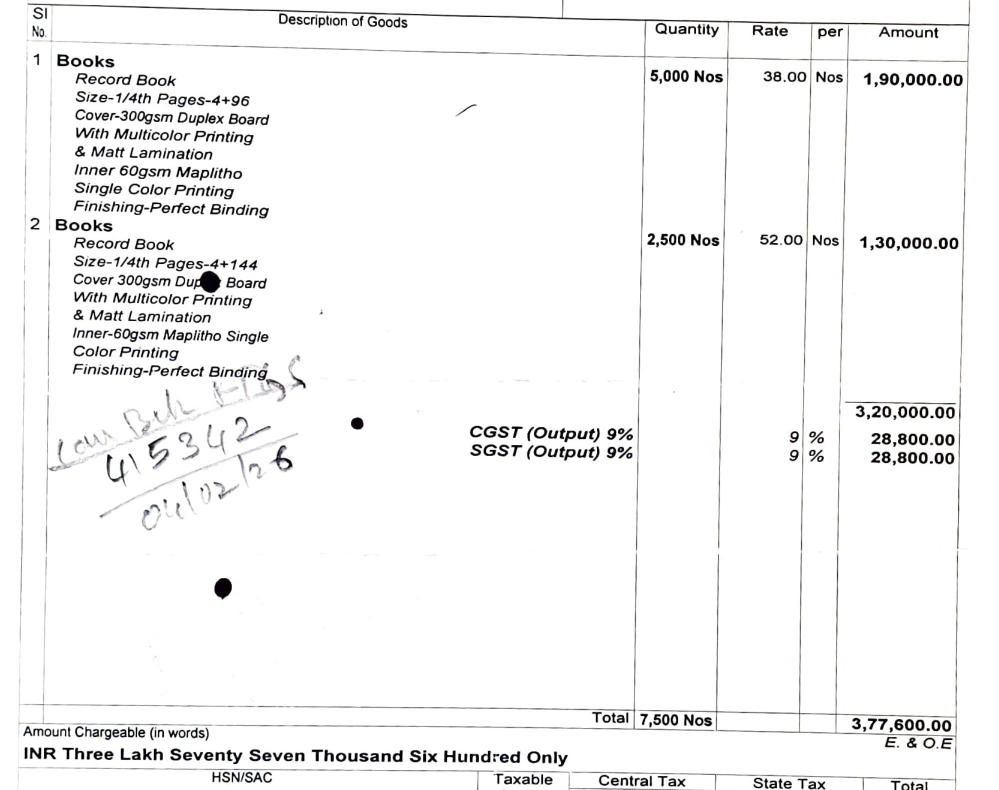
#> input picture Prototype/training data/diff_img/4.jpg, 1998 x 1580 px, found by its file name (shown at 1/2 size); its folder holds 5 pictures in this run
$ jupyter execute --allow-errors finalRuleBased.ipynb   (shell and % lines are left out)
#> lines starting #> are read from the running program, lines starting #| are printed output that depends on the picture; after the words box and inside, x2 and y2 are one past the last pixel; in counts of white or black regions, pixels touching at a corner belong together
# display version of python used

# import the libary

[cell 1]
from paddleocr import PaddleOCR
import paddle
import cv2
import numpy as np
import os

# device used

[cell 2]
paddle.device.get_device()
#> (this line was passed over: paddle is not available in this run)

# loading image path

[cell 3]
i=4
image_path = f"D:/Anuj_S_Jain/Data/Code/Project/Society_MCE_QT/Society_MCE/Prototype/training data/diff_img/{i}.jpg"
image_path

# read img

[cell 4]
img = cv2.imread(image_path)
#> img is the input picture: shape (1580, 1998, 3); mean B, G, R 245, 245, 245.1

# run paddleocr on img

#> (a cell that did not finish here is left out)

[cell 6]
# result

# extracting the table from the img

[cell 7]
if (img is None) :
    print(f"{image_path} this is incorrect no img found")
else:

    # converting img to gray
    gray = cv2.cvtColor(img, cv2.COLOR_BGR2GRAY)
    # cv2.imwrite(f'./output/opencv/gray{i}.jpeg', gray)

    # splits the image and clahe
    # C – Contrast
    # L – Limited
    # A – Adaptive
    # H – Histogram
    # E – Equalization
    clahe = cv2.createCLAHE(clipLimit=2.0, tileGridSize=(8,8))
    gray_clahe = clahe.apply(gray)
    # cv2.imwrite(f'./output/opencv/gray_clahe{i}.jpeg', gray_clahe)

    # Better threshold (adaptive handles uneven lighting)
    thresh = cv2.adaptiveThreshold(
        gray_clahe, 255,
        cv2.ADAPTIVE_THRESH_MEAN_C,
        cv2.THRESH_BINARY_INV,
        15, 10
    )
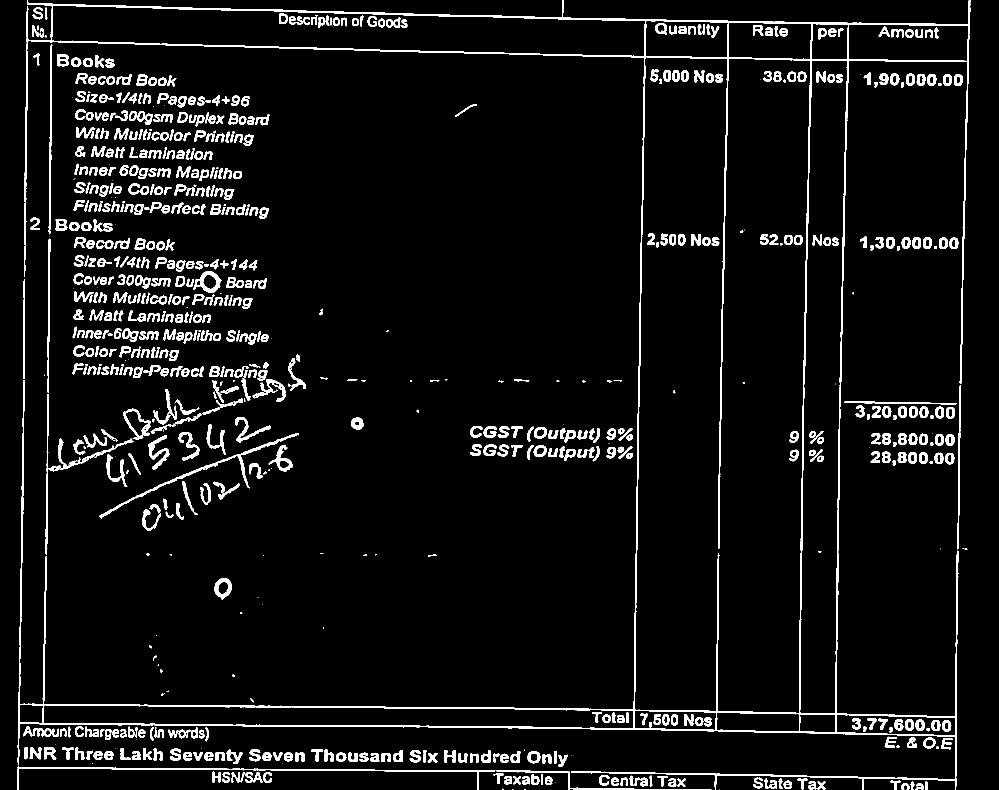
#> thresh: shape (1580, 1998) (shown at 1/2 size); 5.9% white; 788 white regions (114 under 20 px), largest, box (x1, y1, x2, y2) and area: (35, 0, 1941, 1580) 51554, (34, 1531, 991, 1580) 3137, (198, 866, 598, 1037) 2335


    # --- Horizontal lines ---
    horizontal_kernel = cv2.getStructuringElement(cv2.MORPH_RECT, (60,1))
    horizontal = cv2.morphologyEx(thresh, cv2.MORPH_OPEN, horizontal_kernel)
#> horizontal: shape (1580, 1998); 0.93% white; 10 white regions, largest, box (x1, y1, x2, y2) and area: (55, 8, 1940, 51) 6702, (63, 82, 1938, 124) 5452, (38, 1408, 1915, 1435) 5359
    # cv2.imwrite(f'./output/opencv/horizontal{i}.jpeg', horizontal)

    # connect broken horizontal lines
    horizontal = cv2.dilate(horizontal, np.ones((2,2),np.uint8), iterations=2)
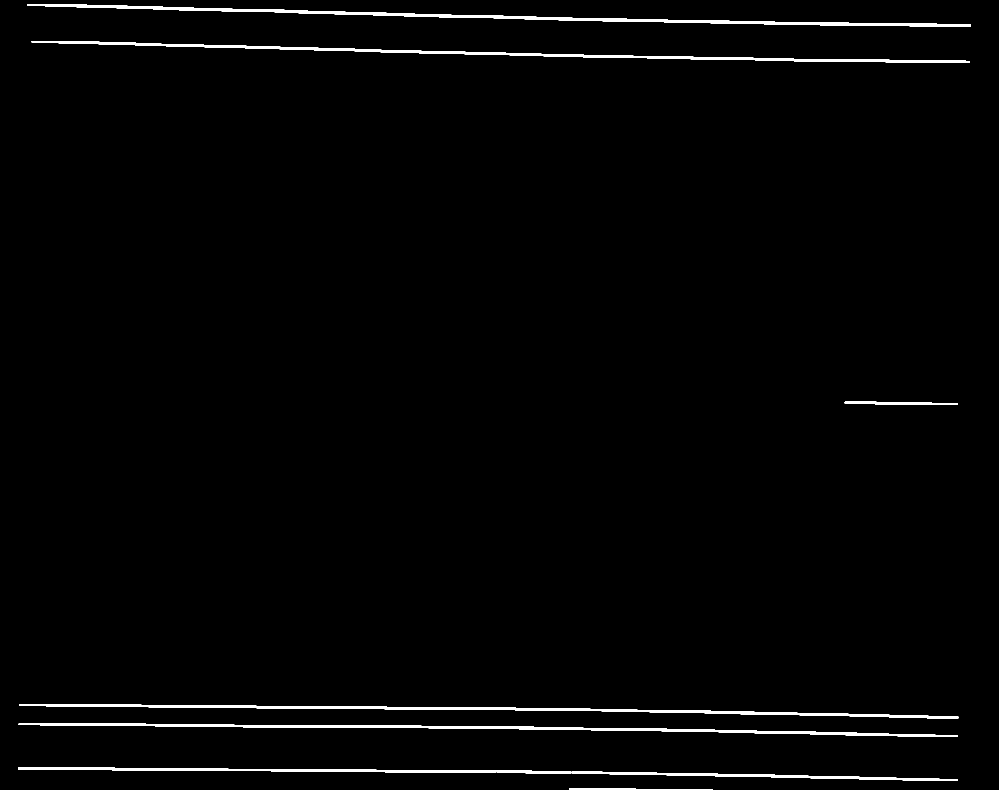
#> horizontal: shape (1580, 1998) (shown at 1/2 size); 1.6% white; 8 white regions, largest, box (x1, y1, x2, y2) and area: (55, 8, 1942, 53) 10562, (63, 82, 1940, 126) 9290, (38, 1408, 1917, 1437) 9172
    # cv2.imwrite(f'./output/opencv/horizontal_dilated{i}.jpeg', horizontal)

    # --- Vertical lines ---
    vertical_kernel = cv2.getStructuringElement(cv2.MORPH_RECT, (1,60))
    vertical = cv2.morphologyEx(thresh, cv2.MORPH_OPEN, vertical_kernel)
#> vertical: shape (1580, 1998); 0.88% white; 22 white regions, largest, box (x1, y1, x2, y2) and area: (1598, 45, 1624, 1467) 3988, (1671, 52, 1697, 1468) 3975, (1268, 40, 1291, 1461) 3794
    # cv2.imwrite(f'./output/opencv/vertical{i}.jpeg', vertical)

    # connect broken vertical lines
    vertical = cv2.dilate(vertical, np.ones((2,2),np.uint8), iterations=2)
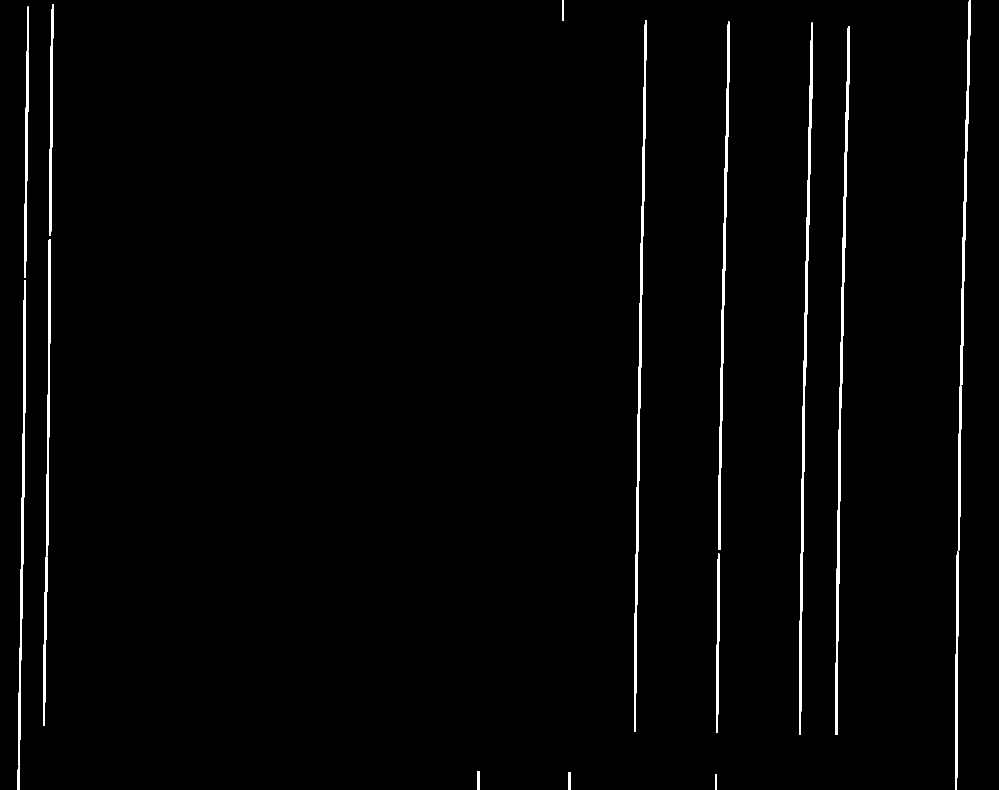
#> vertical: shape (1580, 1998) (shown at 1/2 size); 1.6% white; 19 white regions, largest, box (x1, y1, x2, y2) and area: (1598, 45, 1626, 1469) 6888, (1671, 52, 1699, 1470) 6865, (1268, 40, 1293, 1463) 6688
    # cv2.imwrite(f'./output/opencv/vertical_dilate{i}.jpeg', vertical)


    # Combine
    boxes = cv2.add(horizontal, vertical)
#> boxes: shape (1580, 1998); 3.1% white; 7 white regions, largest, box (x1, y1, x2, y2) and area: (36, 0, 1942, 1580) 81315, (35, 1534, 1426, 1580) 6472, (92, 478, 102, 1112) 2888
    # cv2.imwrite(f'./output/opencv/boxes_combine{i}.jpeg', boxes)

    # Final closing to join gaps
    kernel = np.ones((10,10), np.uint8)
    boxes = cv2.morphologyEx(boxes, cv2.MORPH_CLOSE, kernel, iterations=2)
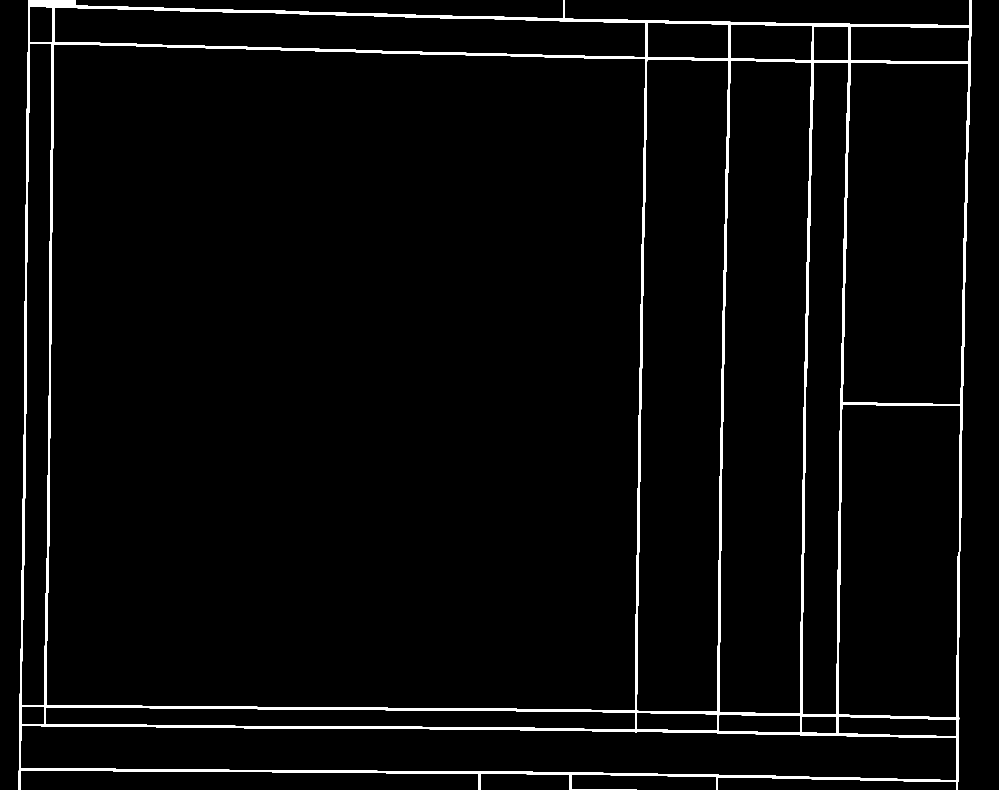
#> boxes: shape (1580, 1998) (shown at 1/2 size); 3.1% white; 1 white region, box (x1, y1, x2, y2) and area: (37, 0, 1944, 1580) 98268
    cv2.imwrite(f'./output/opencv/boxes_fill_gap{i}.jpeg', boxes)

    # kernel = np.ones((2,2), np.uint8)
    # erode = cv2.erode(boxes, kernel, iterations=2)
    # cv2.imwrite(f'./output/opencv/erode{i}.jpeg', erode)

    # adding border
    h, w = img.shape[:2]
#> h = 1580; w = 1998
    border=cv2.rectangle(boxes, (0,0), (w,h), (255,255,255), 3)
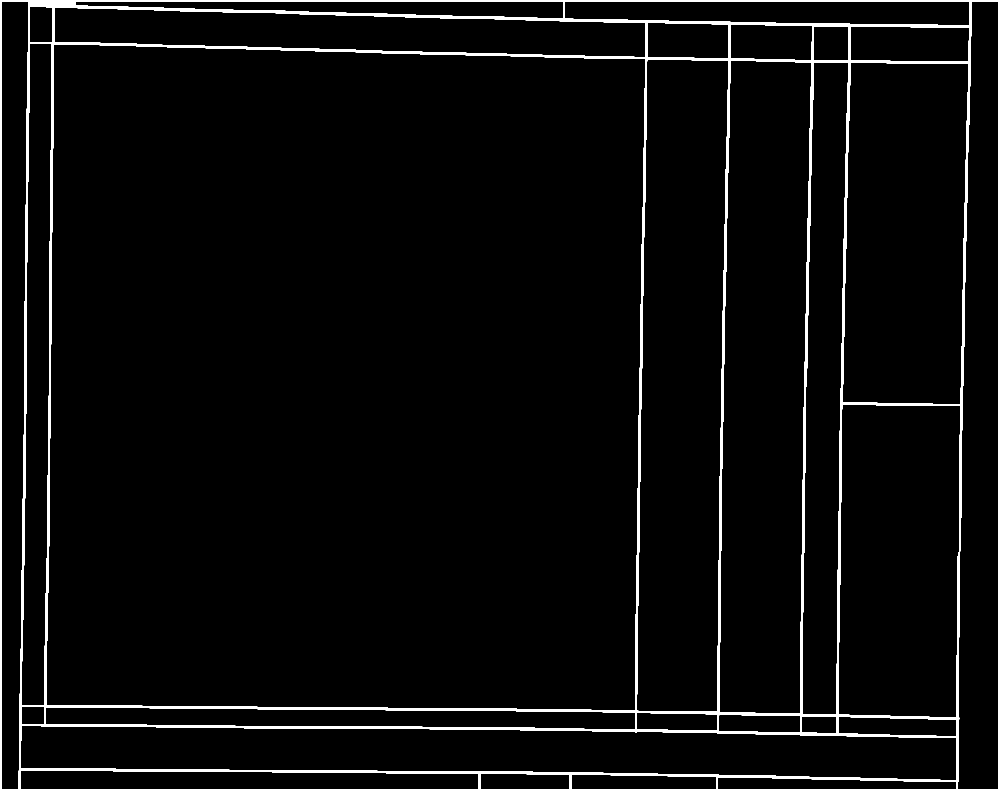
#> border: shape (1580, 1998) (shown at 1/2 size); 3.7% white; 1 white region
    cv2.imwrite(f'./output/opencv/bordered{i}.jpeg', border)

    # Find contours
    contours, _ = cv2.findContours(border, cv2.RETR_TREE, cv2.CHAIN_APPROX_SIMPLE)
#> contours = 29 contours; largest, box (x1, y1, x2, y2) and area: (0, 0, 1998, 1580) 3153263, (92, 88, 1291, 1422) 1546534, (1438, 121, 1624, 1428) 211050, (1273, 118, 1457, 1424) 209558, (1685, 125, 1937, 809) 160744
    output = img.copy()
    cv2.imwrite(f'./output/opencv/output{i}.jpeg', output)

# find and draw the counter

[cell 8]
# output = img.copy()

# # for index,cnt in enumerate(contours):
# #     x,y,w,h = cv2.boundingRect(cnt)
# #     # filter noise
# #     if w > 100 and h > 100:
# cv2.drawContours(output, contours, -1, (0,255,0), 1)
# cv2.imwrite(f'./output/opencv/output{i}.jpeg', output)

[cell 9]
# contours

# Downscaling the paddle ocr border to small

#### ref code

[cell 10]
# [29 lines of commented-out code are left out]

[cell 11]
# [30 lines left out: function downscaling, not called in this run]

# make an array by combining the ploy points , text , and confident scores

#> (a cell that did not finish here is left out)

[cell 13]
# downscaling_poly[0].tolist()

#> (a cell that did not finish here is left out)

# to get the overlapping percentage

[cell 15]
# import numpy as np

# def rectangle_overlap_percentage(rectA, rectB ):
#     # """
#     # rectA and rectB: list of 4 points [[x1,y1],[x2,y2],[x3,y3],[x4,y4]]
#     # Can also be numpy arrays of shape (4,2)
#     # Returns overlap % relative to rectA
#     # """
#     # Convert to numpy arrays
#     rectA = np.array(rectA)
#     rectB = np.array(rectB)

#     # Get bounding box
#     x_min_A, x_max_A = rectA[:,0].min(), rectA[:,0].max()
#     y_min_A, y_max_A = rectA[:,1].min(), rectA[:,1].max()

#     x_min_B, x_max_B = rectB[:,0].min(), rectB[:,0].max()
#     y_min_B, y_max_B = rectB[:,1].min(), rectB[:,1].max()

#     # Overlap width & height
#     overlap_width = max(0, min(x_max_A, x_max_B) - max(x_min_A, x_min_B))
#     overlap_height = max(0, min(y_max_A, y_max_B) - max(y_min_A, y_min_B))

#     # Intersection area
#     intersection_area = overlap_width * overlap_height

#     # Area of rectangle A
#     area_A = (x_max_A - x_min_A) * (y_max_A - y_min_A)

#     # Overlap %
#     overlap_percentage = (intersection_area / area_A) * 100 if area_A > 0 else 0

#     return overlap_percentage

[cell 16]
# contours[1]

[cell 17]
# rectA = np.array((contours[1].reshape(-1,2)).tolist())
# rectA

[cell 18]
# result[0]['rec_polys'][8].tolist()

[cell 19]
# for ocr in ocr_result:
#     ocr[0]
# np.array(ocr[2])

[cell 20]
# [63 lines left out: function rectangle_overlap_percentage, not called in this run]

#> (a cell that did not finish here is left out)

#> (a cell that did not finish here is left out)

#> (a cell that did not finish here is left out)

#> (a cell that did not finish here is left out)

[cell 25]
# merged_counter_ocr[7][0] # gives counter

[cell 26]
# merged_counter_ocr[1][1] # gives poly of text

[cell 27]
# merged_counter_ocr[1][2] # gives text

[cell 28]
# len(contours)

[cell 29]
# len(grouped_counter_and_text)

[cell 30]
# ans[2][1]

[cell 31]
# np.array(grouped_counter_and_text[3][1]).tolist()

# display the counter and text poly box on the image [for testingg]

[cell 32]
img_test = cv2.imread(f'./output/opencv/output{i}.jpeg')
# [5 lines of commented-out code are left out]


cnt_no=4
#> (the rest of this cell did not finish here and is left out)
